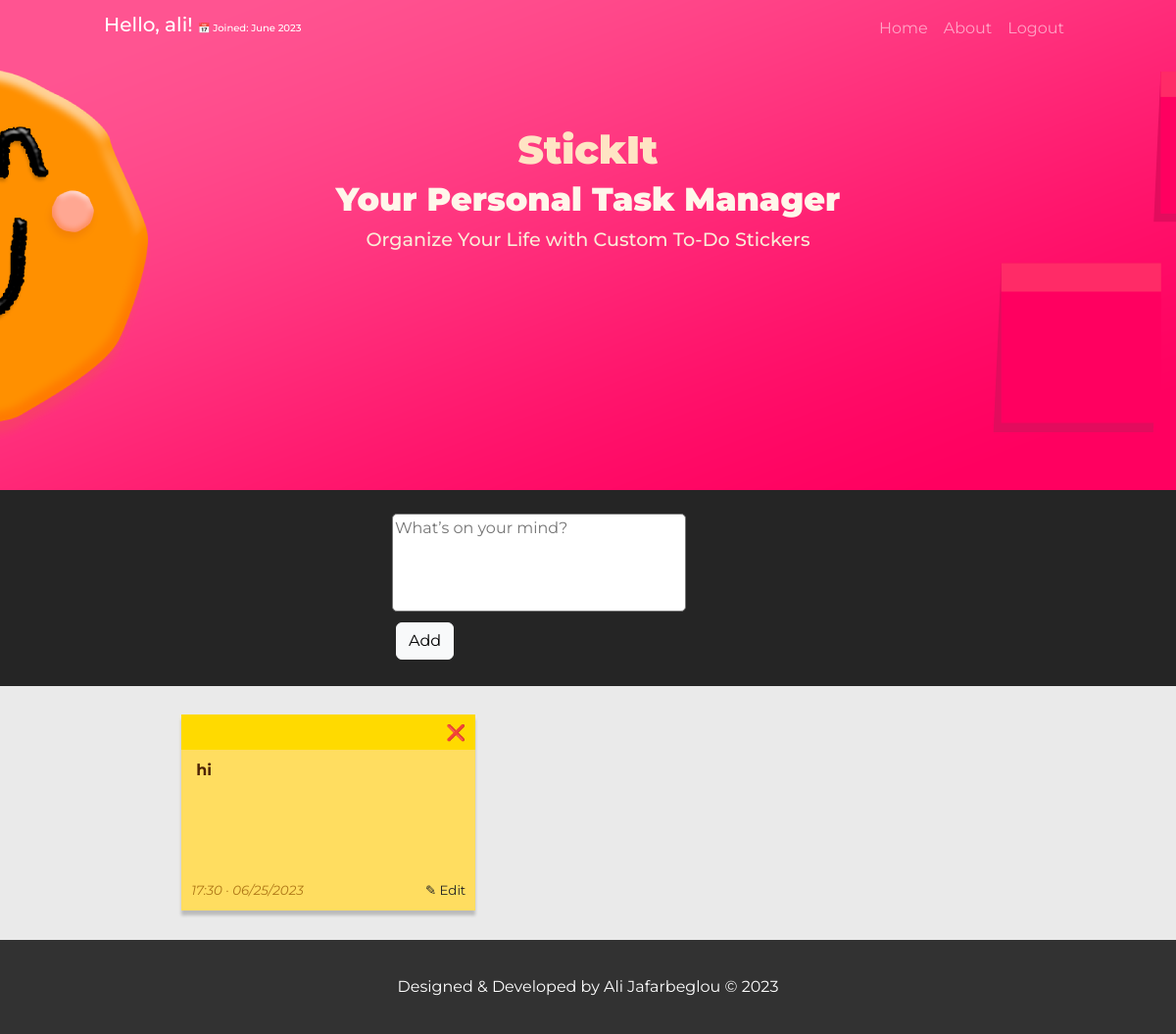
Before: /home (signed in) with the older database file.
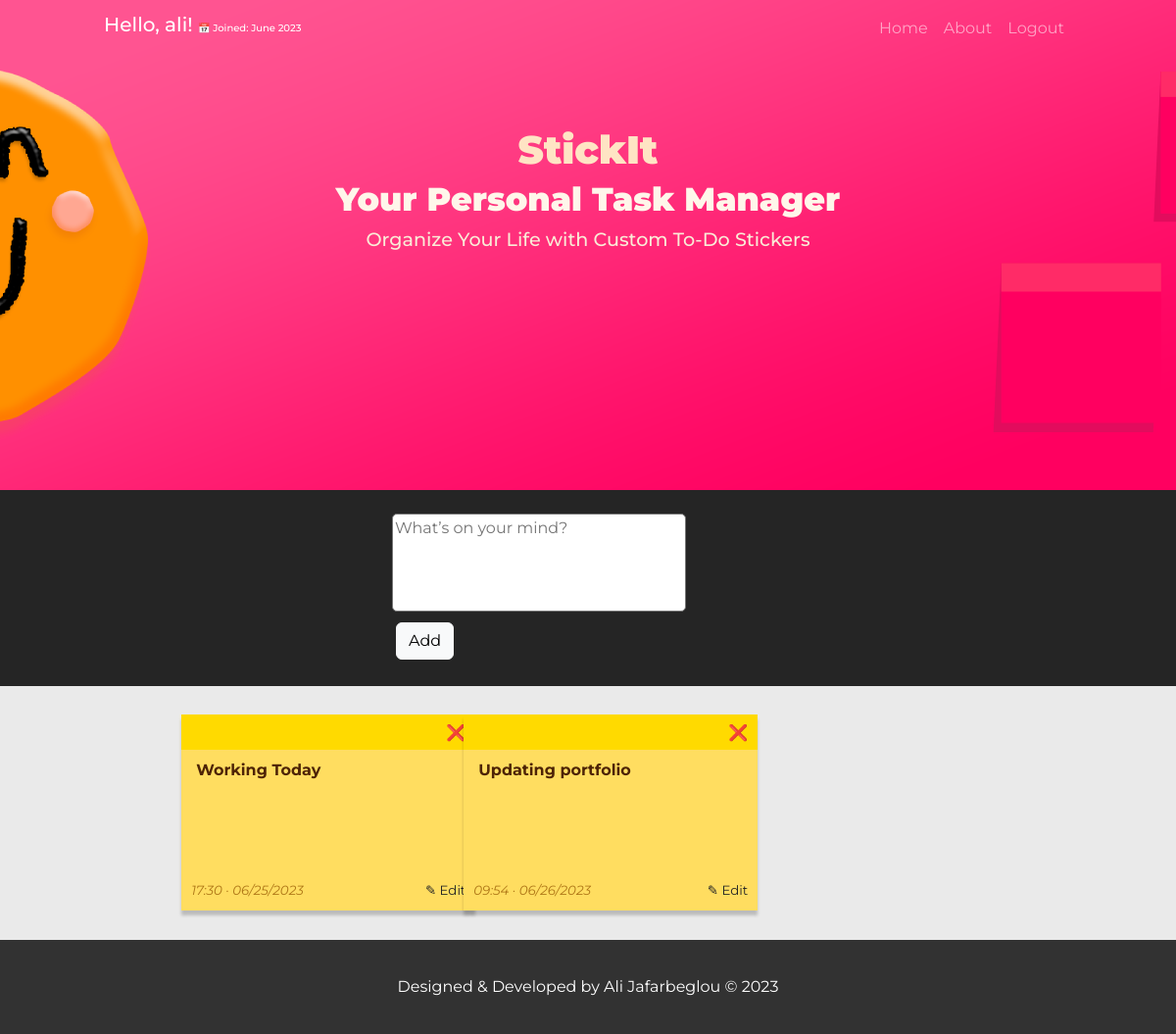
After: the same page with the newer database file.
### main.py (models this page shows, shortened)
    class Users(db.Model, UserMixin):
        __tablename__ = 'users'
        id = db.Column(db.Integer, primary_key=True)
        name = db.Column(db.String(40), nullable=False)
        username = db.Column(db.String(100), nullable=False, unique=True)
        password = db.Column(db.String(100), nullable=False)
        created_at = db.Column(db.DateTime, default=datetime.utcnow)
        updated_at = db.Column(
            db.DateTime, default=datetime.utcnow, onupdate=datetime.utcnow)
        todos = relationship("ToDo", back_populates="parent_user")

    class ToDo(db.Model):
        __tablename__ = "to_do"
        id = db.Column(db.Integer, primary_key=True)
        todo_id = db.Column(db.Integer, db.ForeignKey(
            "users.id"), nullable=False)
        parent_user = relationship("Users", back_populates="todos")
        todo = db.Column(db.String(250))
        post_time = db.Column(db.String(250))

### main.py (the view, shortened to what this page needs)
    @app.route('/home', methods=['GET', 'POST'])
    @login_required
    def home():
        form = ToDoForm()
        all_todos = current_user.todos
        return render_template('index.html', form=form, data=all_todos, logged_in=current_user.is_authenticated)

### main.py
    class ToDoForm(FlaskForm):
        todo = TextAreaField('ToDo', validators=[DataRequired(), Length(
            min=1, max=100)], render_kw={
            "class": "textArea-sec"})
        submit = SubmitField('Add', render_kw={
                             'class': 'btn btn-light', 'style': 'margin:1%'})

### main.py (called while the page is built)
@login_manager.user_loader
def load_user(user_id):
    return Users.query.get(int(user_id))

### templates/index.html (shortened to what this page needs)
{% include 'header.html' %}
<section class="container-fluid form-sec" style="background-color:#252525">
    <div class="form-div">
    <form action="{{url_for('home')}}" method="post">
        {{ form.todo(size=40, placeholder='What’s on your mind?') }} <br>
        {{ form.submit }}
    </form>
     </div>
</section>
{% if data %}
        <section class="todo-sec container-fluid">
        <div class="row">
        {% for item in data %}
        {% if current_user %}
        <div class="col-lg-4">
        <div class="todo-div">
            <div class="form-todo"> <b>{{item.todo}}</b> </div>
            <div class="form-time"> {{item.post_time}}</div>
            <div class="form-delete"><a href="#" class="delete-btn" data-post-id="{{ item.id }}" style="text-decoration: none;">❌</a></div>
            <div class="form-edit"><a href="{{url_for('edit_todo', item_id=item.id)}}" style="text-decoration: none; color: #252525;">✎ Edit</a></div>
        </div>
        </div>
        {% endif %}
        {% endfor %}
        </div>
        </section>
{% endif %}
{% include 'footer.html' %}

### templates/header.html (shortened to what this page needs)
<!DOCTYPE html>
<html lang="en">
<head>
  <link href="https://cdn.jsdelivr.net/npm/bootstrap@5.3.0-alpha1/dist/css/bootstrap.min.css" rel="stylesheet">
  <link rel="stylesheet" href="{{url_for('static', filename='css/style.css')}}">
</head>
<body>
<section class="heading-section">
    <div class="container-fluid header-bg">
        <div class="nav-div">
     <nav class="navbar navbar-expand-lg navbar-dark">
                {% if logged_in %}
                <h3 class="navbar-brand">Hello, {{current_user.name}}! <span style="font-size: x-small;">📅 Joined: {{current_user.created_at.strftime('%B %Y') }}</span> </h3>
                <div class="collapse navbar-collapse" id="navbarSupportedContent">
                <ul class="navbar-nav ms-auto">
                <li class="nav-item">
                    <a class="nav-link" href="/home">Home</a>
                </li>
                <li class="nav-item">
                    <a class="nav-link" href="/about">About</a>
                </li>
                <li class="nav-item">
                    <a class="nav-link" href="/logout">Logout</a>
                </li>
                {% endif %}
            </ul>
            </div>
        </nav>
        </div>
        <div class="main-header">
            {% if about %}
            <h1 class="header-title">About StickIt</h1>
            <h3 class="header-subtitle">Organize Your Life with Custom To-Do Stickers</h3>
            {% elif edit_page %}
            <h1 class="header-title">Edit<br> <span style="font-size:smaller">_____</span> </h1>
            <h3 class="header-subtitle">Organize Your Life with Custom To-Do Stickers</h3>
            {% else %}
            <h1 class="header-title" style="color:bisque">StickIt<br> <span style="font-size:smaller; color:rgb(255, 246, 234)">Your Personal Task Manager</span> </h1>
            <h3 class="header-subtitle" style="color:antiquewhite">Organize Your Life with Custom To-Do Stickers</h3>
            {% endif %}
        </div>
         </div>
    </section>

### templates/footer.html (shortened to what this page needs)
<footer>
    <div class="container-fluid footer-section">
        <div class="footer-text">
            Designed & Developed by Ali Jafarbeglou &copy; 2023
        </div>
    </div>
</footer>
</body>
</html>

### static/css/style.css (style rules this page uses)
body { font-family: 'Montserrat', sans-serif; background-color: #EAEAEA; display: flex; position: relative; flex-direction: column; min-height: 100vh; }
.nav-div { padding: 0 8%; }
.header-bg { opacity: 1; height: 500px; background-color:#5e009d; background-color:#ff0062; background-image: linear-gradient(to bottom right, rgb(255, 99, 198), rgb(243, 41, 85)); background-position: center center; background-image: url("/static/img/header.png"); background-repeat: no-repeat; }
.main-header { padding: 6%; text-align: center; color: #fff; }
.header-title { font-size: 2.5rem; font-weight: 900; }
.header-subtitle { font-size: 1.2rem; font-weight: 500; }
.textArea-sec { -webkit-border-radius: 5px; -moz-border-radius: 5px; border-radius: 5px; resize: none; height: 100px; width: 300px; }
.form-sec { height-min: 200px; }
.form-div { width: 400px; margin: auto; margin-top: 2%; margin-bottom: 2%; }
.todo-sec { padding: 2% 15%; }
.todo-div { height: 200px; width: 300px; background-image: linear-gradient(0deg, #ffdd60 82%, #ffda00 18%); padding: 10%; margin: 2%; position: relative; box-shadow: 0px 5px 3px #00000033; }
.form-todo { position: absolute; top: 45px; left: 15px; color: #4e2406; }
.form-time { position: absolute; left: 10px; bottom: 10px; font-style: italic; color: #af7717; font-size: smaller; }
.form-delete { position: absolute; right: 10px; top: 7px; }
.form-edit { position: absolute; right: 10px; bottom: 10px; font-size: smaller; }
footer { margin-top: auto; background-color:#323232; padding: 3%; }
.footer-text { text-align: center; color: #fff; }

Changed rows visible on the page:
changed ToDo: todo "hi" → "Working Today"
added ToDo: todo "Updating portfolio", post_time "09:54 · 06/26/2023"
